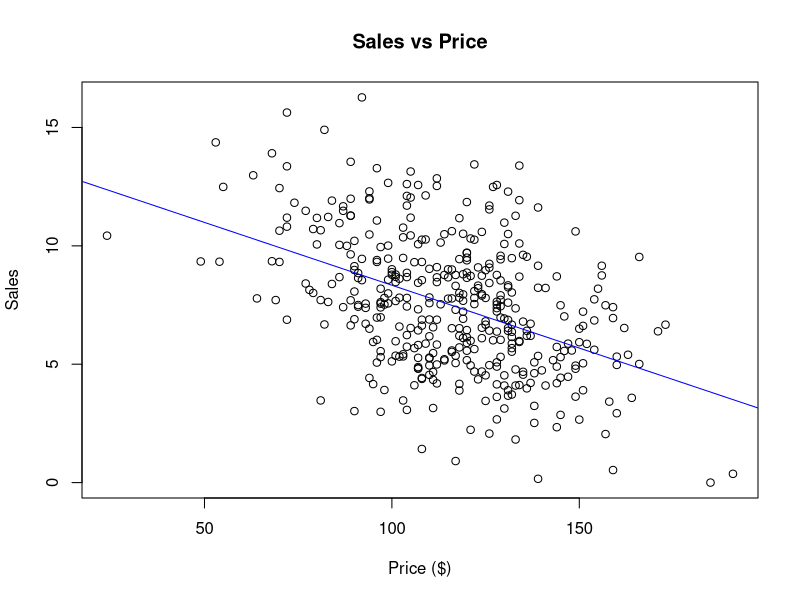
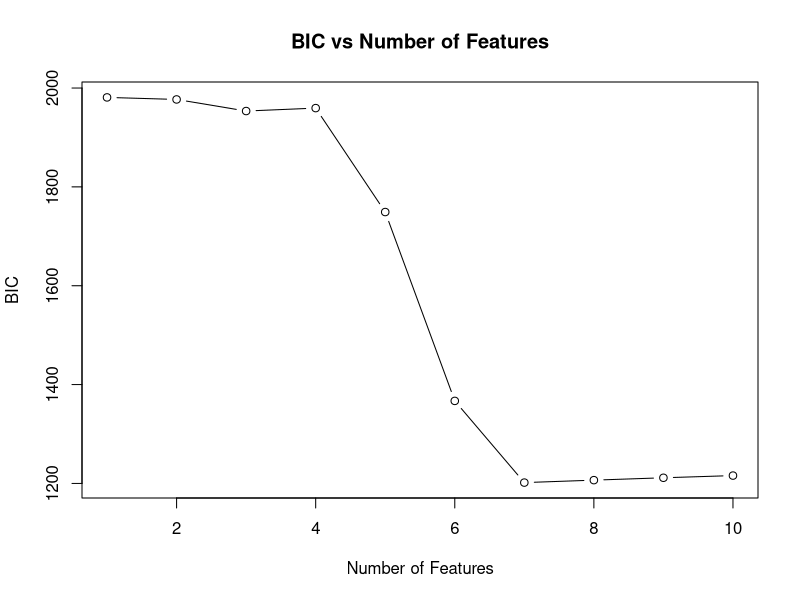

Reproduce these figures in R, in order. (Note: this script raises an error after producing the figures.)
## ---- chunk 1
df <- read.csv("carseats.csv")

# Convert ShelveLoc, Urban, and US to factors
df$ShelveLoc <- as.factor(df$ShelveLoc)
df$Urban <- as.factor(df$Urban)
df$US <- as.factor(df$US)

# Get the number of observations (n) and variables (p)
n <- nrow(df)
p <- ncol(df)

# Print the results
cat("Number of observations (n):", n, "\n")
cat("Number of variables (p):", p, "\n")

# Scatterplot with regression line
plot(df$Price, df$Sales, xlab = "Price ($)", ylab = "Sales", main = "Sales vs Price")
abline(lm(Sales ~ Price, data = df), col = "blue")

# Fit the simple linear regression model
lm_model <- lm(Sales ~ Price, data = df)

# Obtain the regression coefficients
intercept <- coef(lm_model)[1]
slope <- coef(lm_model)[2]

# Print the estimated regression model
cat("Estimated Simple Linear Regression Model:\n")
cat("Sales =", intercept, "+", slope, "* Price\n")

# Calculate multiple R-squared
correlation <- cor(df$Sales, df$Price)
multiple_r_squared <- correlation^2

# PART C
# Fit the multiple linear regression model
lm_model <- lm(Sales ~ ., data = df)

# Print the estimated model
summary(lm_model)

# Extract the model formula
model_formula <- as.formula(lm_model)

# Print the model formula
cat("Estimated Multiple Linear Regression Model:\n")
cat(deparse(model_formula), "\n")

# PART D
# Perform backward variable selection using BIC
backward_model <- step(lm_model, direction = "backward", k = log(nrow(df)))

# Get the order of removed variables
removed_variables <- setdiff(names(lm_model), names(backward_model))

# Print the order of removed variables
cat("Order of removed variables:\n")
cat(removed_variables, "\n")

# Print the selected model
cat("Selected Model:\n")
cat(deparse(backward_model$terms), "\n")

# # Fit the initial multiple linear regression model
# lm_model <- lm(Sales ~ ., data = df)
# 
# # Perform backward variable selection using BIC
# backward_model <- step(lm_model, direction = "backward", k = log(nrow(df)), trace = 0)
# 
# # Get the order of removed variables
# removed_variables <- setdiff(names(lm_model), names(backward_model$terms))
# 
# # Print the order of removed variables
# cat("Order of removed variables:\n")
# cat(removed_variables, "\n")
# 
# # Print the selected model
# cat("Selected Model:\n")
# cat(deparse(backward_model$terms), "\n")

# PART E
# Initialize variables
best_rss <- Inf
best_model <- NULL
last_added_feature <- NULL

# Iterate over each predictor variable
for (feature in names(df)[-1]) {
  # Create the formula for the current feature
  formula <- as.formula(paste("Sales ~", feature))
  
  # Fit the model with the current feature
  lm_model <- lm(formula, data = df)
  
  # Calculate the RSS
  rss <- sum(residuals(lm_model)^2)
  
  # Check if current model has lower RSS than the best model
  if (rss < best_rss) {
    best_rss <- rss
    best_model <- lm_model
    last_added_feature <- feature
  }
}

# Print the best model with one feature
cat("Best model with one feature:\n")
print(best_model)

# Print the last feature added to the model with all features
cat("Last feature added to the model with all features:", last_added_feature, "\n")

# PART Eii
# Initialize variables
bic_values <- numeric(length = ncol(df) - 1)

# Iterate over each number of features
for (num_features in 1:(ncol(df) - 1)) {
  # Create the formula with the selected number of features
  formula <- as.formula(paste("Sales ~", paste(names(df)[-1][1:num_features], collapse = "+")))
  
  # Fit the model with the selected number of features
  lm_model <- lm(formula, data = df)
  
  # Calculate the BIC
  bic <- BIC(lm_model)
  
  # Store the BIC value
  bic_values[num_features] <- bic
}

# Plot the BIC as a function of the number of features
plot(1:(ncol(df) - 1), bic_values, type = "b", xlab = "Number of Features", ylab = "BIC", main = "BIC vs Number of Features")



## ---- chunk 2
# PART A
# Select numerical variables
numerical_vars <- df[, sapply(df, is.numeric)]

# Calculate correlation matrix
correlation_matrix <- cor(numerical_vars)

# Find most and least strongly correlated variables
most_correlated <- colnames(numerical_vars)[which(correlation_matrix == max(correlation_matrix[lower.tri(correlation_matrix)]), arr.ind = TRUE)]
least_correlated <- colnames(numerical_vars)[which(correlation_matrix == min(correlation_matrix[lower.tri(correlation_matrix)]), arr.ind = TRUE)]

# Find most and least strongly correlated variable with Sales
most_correlated_with_sales <- colnames(numerical_vars)[which.max(abs(correlation_matrix[,"Sales"]))]
least_correlated_with_sales <- colnames(numerical_vars)[which.min(abs(correlation_matrix[,"Sales"]))]

# Print the results
cat("Most strongly correlated variables:\n")
cat(most_correlated, "\n\n")

cat("Least strongly correlated variables:\n")
cat(least_correlated, "\n\n")

cat("Most strongly correlated variable with Sales:", most_correlated_with_sales, "\n\n")
cat("Least strongly correlated variable with Sales:", least_correlated_with_sales, "\n")

# PART B
# Create the new variable Sales.cl
df$Sales.cl <- ifelse(df$Sales <= 9, 1, 2)

# Count the number of observations in each class
class_counts <- table(df$Sales.cl)

# Print the class counts
cat("Number of observations in each class:\n")
cat("Class 1:", class_counts[1], "\n")
cat("Class 2:", class_counts[2], "\n")

# PART Ci
# Perform linear discriminant analysis (LDA)
# Create a subset of the data without the 'Sales' variable
df_subset <- subset(df, select = -Sales)

# Perform linear discriminant analysis (LDA)
lda_model <- lda(Sales.cl ~ ., data = df_subset)

# Make predictions using LDA model
lda_predictions <- predict(lda_model, df_subset)

# Calculate classification error
classification_error <- mean(lda_predictions$class != df_subset$Sales.cl)

# Print the classification error
cat("Classification Error:", classification_error, "\n")

# PART Cii
# Perform linear discriminant analysis (LDA) with equal prior probabilities
lda_model <- lda(Sales.cl ~ ., data = df_subset, prior = c(0.5, 0.5))

# Make predictions using LDA model
lda_predictions <- predict(lda_model, df_subset)

# Calculate classification error
classification_error <- mean(lda_predictions$class != df_subset$Sales.cl)

# Print the classification error
cat("Classification Error:", classification_error, "\n")

# PART Ciii
# Create a subset of the data without the 'Sales' variable
df_subset <- subset(df, select = -Sales)

# Fit LDA model with equal prior probabilities
lda_model_equal <- lda(Sales.cl ~ ., data = df_subset, prior = c(0.5, 0.5))

# Make predictions using LDA model with equal prior probabilities
lda_predictions_equal <- predict(lda_model_equal, df_subset)

# Calculate classification error with equal prior probabilities
classification_error_equal <- mean(lda_predictions_equal$class != df_subset$Sales.cl)

# Fit LDA model with default prior probabilities
lda_model_default <- lda(Sales.cl ~ ., data = df_subset)

# Make predictions using LDA model with default prior probabilities
lda_predictions_default <- predict(lda_model_default, df_subset)

# Calculate classification error with default prior probabilities
classification_error_default <- mean(lda_predictions_default$class != df_subset$Sales.cl)

# Create confusion matrices
confusion_matrix_equal <- table(lda_predictions_equal$class, df_subset$Sales.cl)
confusion_matrix_default <- table(lda_predictions_default$class, df_subset$Sales.cl)

# Print the confusion matrices with titles
cat("Confusion Matrix (Equal Prior Probabilities):\n")
print(confusion_matrix_equal)
cat("\n")

cat("Confusion Matrix (Default Prior Probabilities):\n")
print(confusion_matrix_default)

# PART D
# Set the seed for reproducibility
set.seed(1234)

# Create a random index for splitting the data
index <- sample(1:nrow(df), nrow(df)*0.75)

# Create the training set and test set
training_set <- df[index, ]
test_set <- df[-index, ]

# Create a subset of the training set without the 'Sales' variable
training_subset <- subset(training_set, select = -Sales)

# Perform linear discriminant analysis (LDA) on the training set
lda_model <- lda(Sales.cl ~ ., data = training_subset, prior = c(0.5, 0.5))

# Make predictions on the training set
lda_predictions <- predict(lda_model, training_subset)

# Create a confusion matrix on the training set
confusion_matrix <- table(lda_predictions$class, training_set$Sales.cl)

# Calculate classification error on the training set
classification_error <- mean(lda_predictions$class != training_set$Sales.cl)

# Print the confusion matrix on the training set
cat("Confusion Matrix (Training Set):\n")
print(confusion_matrix)
cat("\n")

# Print the classification error on the training set
cat("Classification Error (Training Set):", classification_error, "\n")

# PART E
# Create a subset of the test set without the 'Sales' variable
test_subset <- subset(test_set, select = -Sales)

# Make predictions on the test set using the model obtained from the training data
test_predictions <- predict(lda_model, test_subset)

# Create a confusion matrix on the test set
confusion_matrix_test <- table(test_predictions$class, test_set$Sales.cl)

# Calculate classification error on the test set
classification_error_test <- mean(test_predictions$class != test_set$Sales.cl)

# Print the confusion matrix on the test set
cat("Confusion Matrix (Test Set):\n")
print(confusion_matrix_test)
cat("\n")

# Print the classification error on the test set
cat("Classification Error (Test Set):", classification_error_test, "\n")

# PART F
# Initialize variables
n <- nrow(df)
classification_errors <- rep(NA, n)
confusion_matrix <- matrix(0, nrow = 2, ncol = 2)

# Perform LOOCV
for (i in 1:n) {
  # Create the training set without the current observation
  training_set <- df[-i, ]
  
  # Create a subset of the training set without the 'Sales' variable
  training_subset <- subset(training_set, select = -Sales)
  
  # Perform linear discriminant analysis (LDA) on the training set
  lda_model <- lda(Sales.cl ~ ., data = training_subset, prior = c(0.5, 0.5))
  
  # Make prediction on the left-out observation
  observation <- df[i, ]
  lda_prediction <- predict(lda_model, newdata = observation)
  
  # Update confusion matrix
  confusion_matrix[lda_prediction$class, observation$Sales.cl] <- confusion_matrix[lda_prediction$class, observation$Sales.cl] + 1
  
  # Calculate classification error
  classification_errors[i] <- lda_prediction$class != observation$Sales.cl
}

# Compute overall classification error
classification_error <- mean(classification_errors)

# Print the confusion matrix
cat("Confusion Matrix (LOOCV):\n")
print(confusion_matrix)
cat("\n")

# Print the classification error
cat("Classification Error (LOOCV):", classification_error, "\n")

## ---- chunk 3
df <- read.csv("carseats.csv")

# Remove non-numeric variables
df <- df[, sapply(df, is.numeric)]

# PART A
# Perform hierarchical clustering with Euclidean distance and complete linkage
dist_matrix <- dist(df)
hclust_result <- hclust(dist_matrix, method = "complete")

# Plot the dendrogram
plot(hclust_result, main = "Hierarchical Clustering Dendrogram", xlab = "Observations")

# Cut the dendrogram to obtain the desired number of clusters
num_clusters <- 3  # Define the number of clusters you want to obtain
clusters <- cutree(hclust_result, k = num_clusters)

# Print the cluster membership
cat("Cluster Membership:\n")
print(clusters)

# PART Ai
# Plot the dendrogram
plot(hclust_result, main = "Hierarchical Clustering, Euclidean Distance", xlab = "Observations", labels = FALSE)

# PART Aii
# Cut the dendrogram to obtain 2 clusters
num_clusters <- 2  # Define the number of clusters as 2
clusters <- cutree(hclust_result, k = num_clusters)

# Count the number of observations in each cluster
cluster_counts <- table(clusters)

# Print the number of observations in each cluster
cat("Number of observations in each cluster:\n")
print(cluster_counts)

# PART Aiii
# Cut the dendrogram to obtain 2 clusters
num_clusters <- 3  # Define the number of clusters as 2
clusters <- cutree(hclust_result, k = num_clusters)

# Count the number of observations in each cluster
cluster_counts <- table(clusters)

# Print the number of observations in each cluster
cat("Number of observations in each cluster:\n")
print(cluster_counts)

# PART Aiv
# Cut the dendrogram at a height of 210
cut_height <- 210
clusters <- cutree(hclust_result, h = cut_height)

# Count the number of observations in each cluster
cluster_counts <- table(clusters)

# Determine the number of clusters
num_clusters <- length(cluster_counts)

# Print the number of clusters and observations in each cluster
cat("Number of clusters:", num_clusters, "\n")
cat("Number of observations in each cluster:\n")
print(cluster_counts)

# PART B
# Perform hierarchical clustering with Euclidean distance and complete linkage
dist_matrix <- dist(df[, !names(df) %in% "Sales"])
hclust_result <- hclust(dist_matrix, method = "complete")

# Plot the dendrogram
plot(hclust_result, main = "Hierarchical Clustering Dendrogram", xlab = "Observations")

# Cut the dendrogram to obtain the desired number of clusters
num_clusters <- 3  # Define the number of clusters you want to obtain
clusters <- cutree(hclust_result, k = num_clusters)

# Print the cluster membership
cat("Cluster Membership:\n")
print(clusters)

# PART B
# # Exclude 'Sales' and non-numeric variables
# numeric_df <- df[, sapply(df, is.numeric) & !names(df) %in% "Sales"]
# Exclude 'Sales' variable
df_without_sales <- df[, !colnames(df) %in% c("Sales")]

# Exclude 'Sales' and non-numeric variables
numeric_df <- df_without_sales[, sapply(df_without_sales, is.numeric)]

# Perform hierarchical clustering with Euclidean distance and complete linkage
dist_matrix <- dist(numeric_df)
hclust_result <- hclust(dist_matrix, method = "complete")

# Plot the dendrogram
plot(hclust_result, main = "Hierarchical Clustering Dendrogram", xlab = "Observations")

# Cut the dendrogram to obtain the desired number of clusters
num_clusters <- 3  # Define the number of clusters you want to obtain
clusters <- cutree(hclust_result, k = num_clusters)

# Print the cluster membership
cat("B. Cluster Membership:\n")
print(clusters)

# PART Bi
# Plot the dendrogram
plot(hclust_result, main = "Hierarchical Clustering, Euclidean Distance", xlab = "Observations", labels = FALSE)

# PART Bii
# Cut the dendrogram to obtain 2 clusters
num_clusters <- 2  # Define the number of clusters as 2
clusters <- cutree(hclust_result, k = num_clusters)

# Count the number of observations in each cluster
cluster_counts <- table(clusters)

# Print the number of observations in each cluster
cat("B. Number of observations in each cluster:\n")
print(cluster_counts)

# PART Biii
# Cut the dendrogram to obtain 3 clusters
num_clusters <- 3  # Define the number of clusters as 3
clusters <- cutree(hclust_result, k = num_clusters)

# Count the number of observations in each cluster
cluster_counts <- table(clusters)

# Print the number of observations in each cluster
cat("B. Number of observations in each cluster:\n")
print(cluster_counts)

# PART Biv
# Cut the dendrogram at a height of 210
cut_height <- 210
clusters <- cutree(hclust_result, h = cut_height)

# Count the number of observations in each cluster
cluster_counts <- table(clusters)

# Determine the number of clusters
num_clusters <- length(cluster_counts)

# Print the number of clusters and observations in each cluster
cat("B. Number of clusters:", num_clusters, "\n")
cat("B. Number of observations in each cluster:\n")
print(cluster_counts)

# PART C
# Exclude 'Sales' variable and non-numeric variables
numeric_df <- df[, sapply(df, is.numeric)]
numeric_df <- numeric_df[, !colnames(numeric_df) %in% "Sales"]

# Perform hierarchical clustering with Euclidean distance and average linkage
dist_matrix <- dist(numeric_df)
hclust_result <- hclust(dist_matrix, method = "average")

# Cut the dendrogram to obtain 2 clusters
num_clusters <- 2
clusters <- cutree(hclust_result, k = num_clusters)

# Count the number of observations in each cluster
cluster_counts <- table(clusters)

# Print the number of observations in each cluster
cat("Number of observations in each cluster:\n")
print(cluster_counts)

# PART D
# Exclude 'Sales' variable and non-numeric variables
numeric_df <- df[, sapply(df, is.numeric)]
numeric_df <- numeric_df[, !colnames(numeric_df) %in% "Sales"]

# Perform hierarchical clustering with Euclidean distance and single linkage
dist_matrix <- dist(numeric_df)
hclust_result <- hclust(dist_matrix, method = "single")

# Cut the dendrogram to obtain 2 clusters
num_clusters <- 2
clusters <- cutree(hclust_result, k = num_clusters)

# Count the number of observations in each cluster
cluster_counts <- table(clusters)

# Print the number of observations in each cluster
cat("Number of observations in each cluster:\n")
print(cluster_counts)

# # PART E
# df <- read.csv("carseats.csv")
# 
# # Create the new variable Sales.cl
# df$Sales.cl <- ifelse(df$Sales <= 9, 1, 2)
# 
# numeric_df <- df[, sapply(df, is.numeric)]
# numeric_df <- numeric_df[, !colnames(numeric_df) %in% "Sales"]
# 
# # Perform hierarchical clustering with Euclidean distance and complete linkage
# hclust_result_complete <- hclust(dist(numeric_df), method = "complete")
# 
# # Perform hierarchical clustering with Euclidean distance and average linkage
# hclust_result_average <- hclust(dist(numeric_df), method = "average")
# 
# # Perform hierarchical clustering with Euclidean distance and single linkage
# hclust_result_single <- hclust(dist(numeric_df), method = "single")
# 
# # Cut the dendrogram to obtain 2 clusters using complete linkage
# complete_clusters <- cutree(hclust_result_complete, k = 2)
# 
# # Cut the dendrogram to obtain 2 clusters using average linkage
# average_clusters <- cutree(hclust_result_average, k = 2)
# 
# # Cut the dendrogram to obtain 2 clusters using single linkage
# single_clusters <- cutree(hclust_result_single, k = 2)
# 
# # Adjust labels of the clusters
# complete_clusters <- ifelse(complete_clusters == 1, 2, 1)
# average_clusters <- ifelse(average_clusters == 1, 2, 1)
# single_clusters <- ifelse(single_clusters == 1, 2, 1)
# 
# # Create a data frame with the cluster labels as predictors
# cluster_predictors <- data.frame(Complete = complete_clusters, Average = average_clusters, Single = single_clusters)
# 
# # Combine cluster predictors with the original data frame
# df_with_clusters <- cbind(numeric_df, cluster_predictors)
# 
# # Split the data into training and test sets
# set.seed(1234)
# train_indices <- sample(1:nrow(df_with_clusters), 0.75 * nrow(df_with_clusters))
# train_data <- df_with_clusters[train_indices, ]
# test_data <- df_with_clusters[-train_indices, ]
# 
# # Train the model using Sales.cl as the response variable and cluster predictors
# lda_model <- lda(Sales.cl ~ ., data = train_data)
# 
# # Make predictions on the test set
# predictions <- predict(lda_model, newdata = test_data)
# 
# # Calculate classification error
# classification_error <- mean(predictions$class != test_data$Sales.cl)
# 
# # Print the classification error for each clustering model
# cat("Classification Error (Complete Linkage):", classification_error, "\n")
# 
# # Repeat the above steps for the other two clustering models
# 
# # Cut the dendrogram to obtain 2 clusters using average linkage
# average_clusters <- cutree(hclust_result_average, k = 2)
# 
# # Cut the dendrogram to obtain 2 clusters using single linkage
# single_clusters <- cutree(hclust_result_single, k = 2)
# 
# # Adjust labels of the clusters
# average_clusters <- ifelse(average_clusters == 1, 2, 1)
# single_clusters <- ifelse(single_clusters == 1, 2, 1)
# 
# # Create a data frame with the cluster labels as predictors
# cluster_predictors <- data.frame(Complete = complete_clusters, Average = average_clusters, Single = single_clusters)
# 
# # Combine cluster predictors with the original data frame
# df_with_clusters <- cbind(df, cluster_predictors)
# 
# # Split the data into training and test sets
# set.seed(1234)
# train_indices <- sample(1:nrow(df_with_clusters), 0.75 * nrow(df_with_clusters))
# train_data <- df_with_clusters[train_indices, ]
# test_data <- df_with_clusters[-train_indices, ]
# 
# # Train the model using Sales.cl as the response variable and cluster predictors
# lda_model <- lda(Sales.cl ~ ., data = train_data)
# 
# # Make predictions on the test set
# predictions <- predict(lda_model, newdata = test_data)
# 
# # Calculate classification error
# classification_error <- mean(predictions$class != test_data$Sales.cl)
# 
# # Print the classification error for each clustering model
# cat("Classification Error (Average Linkage):", classification_error, "\n")
# 
# # Cut the dendrogram to obtain 2 clusters using single linkage
# single_clusters <- cutree(hclust_result_single, k = 2)
# 
# # Adjust labels of the clusters
# single_clusters <- ifelse(single_clusters == 1, 2, 1)
# 
# # Create a data frame with the cluster labels as predictors
# cluster_predictors <- data.frame(Complete = complete_clusters, Average = average_clusters, Single = single_clusters)
# 
# # Combine cluster predictors with the original data frame
# df_with_clusters <- cbind(df, cluster_predictors)
# 
# # Split the data into training and test sets
# set.seed(1234)
# train_indices <- sample(1:nrow(df_with_clusters), 0.75 * nrow(df_with_clusters))
# train_data <- df_with_clusters[train_indices, ]
# test_data <- df_with_clusters[-train_indices, ]
# 
# # Train the model using Sales.cl as the response variable and cluster predictors
# lda_model <- lda(Sales.cl ~ ., data = train_data)
# 
# # Make predictions on the test set
# predictions <- predict(lda_model, newdata = test_data)
# 
# # Calculate classification error
# classification_error <- mean(predictions$class != test_data$Sales.cl)
# 
# # Print the classification error for each clustering model
# cat("Classification Error (Single Linkage):", classification_error, "\n")

# PART E
# PART E







# # PART E
# df <- read.csv("carseats.csv")
# 
# # Create the new variable Sales.cl
# df$Sales.cl <- ifelse(df$Sales <= 9, 1, 2)
# 
# numeric_df <- df[, sapply(df, is.numeric)]
# numeric_df <- numeric_df[, !colnames(numeric_df) %in% c("Sales")]
# 
# # Remove constant variables within groups
# non_constant_vars <- apply(numeric_df, 2, function(x) length(unique(x)) > 1)
# numeric_df <- numeric_df[, non_constant_vars]
# 
# # Perform hierarchical clustering with Euclidean distance and complete linkage
# hclust_result_complete <- hclust(dist(numeric_df), method = "complete")
# 
# # Perform hierarchical clustering with Euclidean distance and average linkage
# hclust_result_average <- hclust(dist(numeric_df), method = "average")
# 
# # Perform hierarchical clustering with Euclidean distance and single linkage
# hclust_result_single <- hclust(dist(numeric_df), method = "single")
# 
# # Cut the dendrogram to obtain 2 clusters using complete linkage
# complete_clusters <- cutree(hclust_result_complete, k = 2)
# 
# # Cut the dendrogram to obtain 2 clusters using average linkage
# average_clusters <- cutree(hclust_result_average, k = 2)
# 
# # Cut the dendrogram to obtain 2 clusters using single linkage
# single_clusters <- cutree(hclust_result_single, k = 2)
# 
# # Adjust labels of the clusters
# complete_clusters <- ifelse(complete_clusters == 1, 2, 1)
# average_clusters <- ifelse(average_clusters == 1, 2, 1)
# single_clusters <- ifelse(single_clusters == 1, 2, 1)
# 
# # Create a data frame with the cluster labels as predictors
# cluster_predictors <- data.frame(Complete = complete_clusters, Average = average_clusters, Single = single_clusters)
# 
# # Combine cluster predictors with the original data frame
# df_with_clusters <- cbind(numeric_df, cluster_predictors)
# 
# # Split the data into training and test sets
# set.seed(1234)
# train_indices <- sample(1:nrow(df_with_clusters), 0.75 * nrow(df_with_clusters))
# train_data <- df_with_clusters[train_indices, ]
# test_data <- df_with_clusters[-train_indices, ]
# 
# # Remove constant variable within groups from train_data
# train_data <- train_data[, apply(train_data, 2, function(x) length(unique(x)) > 1)]
# 
# # Train the model using Sales.cl as the response variable and cluster predictors
# lda_model <- lda(Sales.cl ~ ., data = train_data)
# 
# # Make predictions on the test set
# test_data_filtered <- test_data[, colnames(test_data) %in% colnames(train_data)] # Remove constant variables from test_data
# predictions <- predict(lda_model, newdata = test_data_filtered)
# 
# # Calculate classification error
# classification_error <- mean(predictions$class != test_data$Sales.cl)
# 
# # Print the classification error for each clustering model
# cat("Classification Error (Complete Linkage):", classification_error, "\n")
# 
# # Repeat the above steps for the other two clustering models
# 
# # Cut the dendrogram to obtain 2 clusters using average linkage
# average_clusters <- cutree(hclust_result_average, k = 2)
# 
# # Adjust labels of the clusters
# average_clusters <- ifelse(average_clusters == 1, 2, 1)
# 
# # Create a data frame with the cluster labels as predictors
# cluster_predictors <- data.frame(Complete = complete_clusters, Average = average_clusters, Single = single_clusters)
# 
# # Combine cluster predictors with the original data frame
# df_with_clusters <- cbind(numeric_df, cluster_predictors)
# 
# # Split the data into training and test sets
# set.seed(1234)
# train_indices <- sample(1:nrow(df_with_clusters), 0.75 * nrow(df_with_clusters))
# train_data <- df_with_clusters[train_indices, ]
# test_data <- df_with_clusters[-train_indices, ]
# 
# # Remove constant variable within groups from train_data
# train_data <- train_data[, apply(train_data, 2, function(x) length(unique(x)) > 1)]
# 
# # Train the model using Sales.cl as the response variable and cluster predictors
# lda_model <- lda(Sales.cl ~ ., data = train_data)
# 
# # Make predictions on the test set
# test_data_filtered <- test_data[, colnames(test_data) %in% colnames(train_data)] # Remove constant variables from test_data
# predictions <- predict(lda_model, newdata = test_data_filtered)
# 
# # Calculate classification error
# classification_error <- mean(predictions$class != test_data$Sales.cl)
# 
# # Print the classification error for each clustering model
# cat("Classification Error (Average Linkage):", classification_error, "\n")
# 
# # Cut the dendrogram to obtain 2 clusters using single linkage
# single_clusters <- cutree(hclust_result_single, k = 2)
# 
# # Adjust labels of the clusters
# single_clusters <- ifelse(single_clusters == 1, 2, 1)
# 
# # Create a data frame with the cluster labels as predictors
# cluster_predictors <- data.frame(Complete = complete_clusters, Average = average_clusters, Single = single_clusters)
# 
# # Combine cluster predictors with the original data frame
# df_with_clusters <- cbind(numeric_df, cluster_predictors)
# 
# # Split the data into training and test sets
# set.seed(1234)
# train_indices <- sample(1:nrow(df_with_clusters), 0.75 * nrow(df_with_clusters))
# train_data <- df_with_clusters[train_indices, ]
# test_data <- df_with_clusters[-train_indices, ]
# 
# # Remove constant variable within groups from train_data
# train_data <- train_data[, apply(train_data, 2, function(x) length(unique(x)) > 1)]
# 
# # Train the model using Sales.cl as the response variable and cluster predictors
# lda_model <- lda(Sales.cl ~ ., data = train_data)
# 
# # Make predictions on the test set
# test_data_filtered <- test_data[, colnames(test_data) %in% colnames(train_data)] # Remove constant variables from test_data
# predictions <- predict(lda_model, newdata = test_data_filtered)
# 
# # Calculate classification error
# classification_error <- mean(predictions$class != test_data$Sales.cl)
# 
# # Print the classification error for each clustering model
# cat("Classification Error (Single Linkage):", classification_error, "\n")

# PART E
df <- read.csv("carseats.csv")

# Create the new variable Sales.cl
df$Sales.cl <- ifelse(df$Sales <= 9, 1, 2)

numeric_df <- df[, sapply(df, is.numeric)]
numeric_df <- numeric_df[, !colnames(numeric_df) %in% c("Sales")]

# Remove constant variables within groups
non_constant_vars <- apply(numeric_df, 2, function(x) length(unique(x)) > 1)
numeric_df <- numeric_df[, non_constant_vars]

# Perform hierarchical clustering with Euclidean distance and complete linkage
hclust_result_complete <- hclust(dist(numeric_df), method = "complete")

# Perform hierarchical clustering with Euclidean distance and average linkage
hclust_result_average <- hclust(dist(numeric_df), method = "average")

# Perform hierarchical clustering with Euclidean distance and single linkage
hclust_result_single <- hclust(dist(numeric_df), method = "single")

# Cut the dendrogram to obtain 2 clusters using complete linkage
complete_clusters <- cutree(hclust_result_complete, k = 2)

# Cut the dendrogram to obtain 2 clusters using average linkage
average_clusters <- cutree(hclust_result_average, k = 2)

# Cut the dendrogram to obtain 2 clusters using single linkage
single_clusters <- cutree(hclust_result_single, k = 2)

# Adjust labels of the clusters
complete_clusters <- ifelse(complete_clusters == 1, 2, 1)
average_clusters <- ifelse(average_clusters == 1, 2, 1)
single_clusters <- ifelse(single_clusters == 1, 2, 1)

# Create a data frame with the cluster labels as predictors
cluster_predictors_complete <- data.frame(Complete = complete_clusters)
cluster_predictors_average <- data.frame(Average = average_clusters)
cluster_predictors_single <- data.frame(Single = single_clusters)

# Combine cluster predictors with the original data frame
df_with_clusters_complete <- cbind(numeric_df, cluster_predictors_complete)
df_with_clusters_average <- cbind(numeric_df, cluster_predictors_average)
df_with_clusters_single <- cbind(numeric_df, cluster_predictors_single)

# Split the data into training and test sets
set.seed(1234)
train_indices <- sample(1:nrow(df_with_clusters_complete), 0.75 * nrow(df_with_clusters_complete))
train_data_complete <- df_with_clusters_complete[train_indices, ]
test_data_complete <- df_with_clusters_complete[-train_indices, ]

train_data_average <- df_with_clusters_average[train_indices, ]
test_data_average <- df_with_clusters_average[-train_indices, ]

train_data_single <- df_with_clusters_single[train_indices, ]
test_data_single <- df_with_clusters_single[-train_indices, ]

# Remove constant variables within groups
train_data_complete <- train_data_complete[, apply(train_data_complete, 2, function(x) length(unique(x)) > 1)]
train_data_average <- train_data_average[, apply(train_data_average, 2, function(x) length(unique(x)) > 1)]
train_data_single <- train_data_single[, apply(train_data_single, 2, function(x) length(unique(x)) > 1)]

# Train the model using Sales.cl as the response variable and cluster predictors (Complete Linkage)
lda_model_complete <- lda(Sales.cl ~ ., data = train_data_complete)

# Make predictions on the test set
predictions_complete <- predict(lda_model_complete, newdata = test_data_complete)

# Calculate classification error
classification_error_complete <- mean(predictions_complete$class != test_data_complete$Sales.cl)

# Print the classification error for Complete Linkage
cat("Classification Error (Complete Linkage):", classification_error_complete, "\n")

# Train the model using Sales.cl as the response variable and cluster predictors (Average Linkage)
lda_model_average <- lda(Sales.cl ~ ., data = train_data_average)

# Make predictions on the test set
predictions_average <- predict(lda_model_average, newdata = test_data_average)

# Calculate classification error
classification_error_average <- mean(predictions_average$class != test_data_average$Sales.cl)

# Print the classification error for Average Linkage
cat("Classification Error (Average Linkage):", classification_error_average, "\n")

# Train the model using Sales.cl as the response variable and cluster predictors (Single Linkage)
lda_model_single <- lda(Sales.cl ~ ., data = train_data_single)

# Make predictions on the test set
predictions_single <- predict(lda_model_single, newdata = test_data_single)

# Calculate classification error
classification_error_single <- mean(predictions_single$class != test_data_single$Sales.cl)

# Print the classification error for Single Linkage
cat("Classification Error (Single Linkage):", classification_error_single, "\n")





